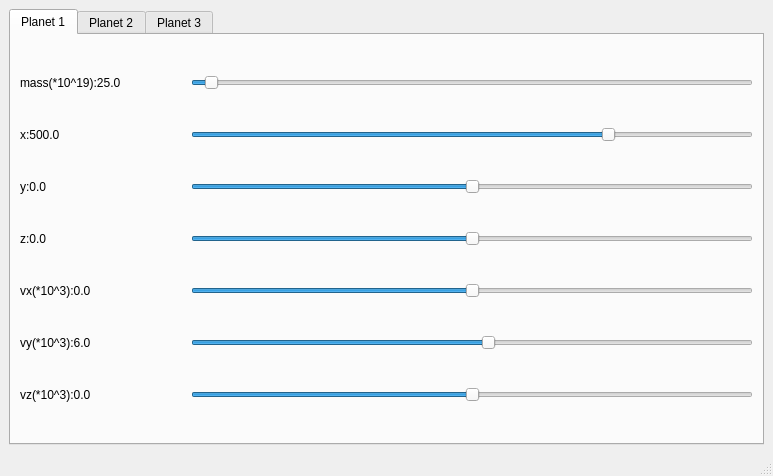
<?xml version="1.0" encoding="UTF-8"?>
<ui version="4.0">
 <class>star_data</class>
 <widget class="QMainWindow" name="star_data">
  <property name="geometry">
   <rect>
    <x>0</x>
    <y>0</y>
    <width>773</width>
    <height>476</height>
   </rect>
  </property>
  <property name="windowTitle">
   <string>Star Data</string>
  </property>
  <widget class="QWidget" name="centralwidget">
   <property name="minimumSize">
    <size>
     <width>773</width>
     <height>451</height>
    </size>
   </property>
   <layout class="QHBoxLayout" name="horizontalLayout">
    <item>
     <widget class="QTabWidget" name="tabWidget">
      <property name="currentIndex">
       <number>0</number>
      </property>
      <widget class="QWidget" name="tab_1">
       <attribute name="title">
        <string>Planet 1</string>
       </attribute>
       <layout class="QGridLayout" name="gridLayout" columnstretch="5,17">
        <item row="2" column="1">
         <widget class="QSlider" name="Slider_y1">
          <property name="minimum">
           <number>-1000</number>
          </property>
          <property name="maximum">
           <number>1000</number>
          </property>
          <property name="orientation">
           <enum>Qt::Horizontal</enum>
          </property>
         </widget>
        </item>
        <item row="5" column="0">
         <widget class="QLabel" name="label_vy1">
          <property name="text">
           <string>vy(*10^3):6.0</string>
          </property>
         </widget>
        </item>
        <item row="6" column="1">
         <widget class="QSlider" name="Slider_vz1">
          <property name="minimum">
           <number>-100</number>
          </property>
          <property name="maximum">
           <number>100</number>
          </property>
          <property name="orientation">
           <enum>Qt::Horizontal</enum>
          </property>
         </widget>
        </item>
        <item row="1" column="1">
         <widget class="QSlider" name="Slider_x1">
          <property name="minimum">
           <number>-1000</number>
          </property>
          <property name="maximum">
           <number>1000</number>
          </property>
          <property name="value">
           <number>500</number>
          </property>
          <property name="orientation">
           <enum>Qt::Horizontal</enum>
          </property>
         </widget>
        </item>
        <item row="5" column="1">
         <widget class="QSlider" name="Slider_vy1">
          <property name="minimum">
           <number>-100</number>
          </property>
          <property name="maximum">
           <number>100</number>
          </property>
          <property name="value">
           <number>6</number>
          </property>
          <property name="orientation">
           <enum>Qt::Horizontal</enum>
          </property>
         </widget>
        </item>
        <item row="1" column="0">
         <widget class="QLabel" name="label_x1">
          <property name="text">
           <string>x:500.0</string>
          </property>
         </widget>
        </item>
        <item row="6" column="0">
         <widget class="QLabel" name="label_vz1">
          <property name="text">
           <string>vz(*10^3):0.0</string>
          </property>
         </widget>
        </item>
        <item row="2" column="0">
         <widget class="QLabel" name="label_y1">
          <property name="text">
           <string>y:0.0</string>
          </property>
         </widget>
        </item>
        <item row="4" column="0">
         <widget class="QLabel" name="label_vx1">
          <property name="text">
           <string>vx(*10^3):0.0</string>
          </property>
         </widget>
        </item>
        <item row="3" column="1">
         <widget class="QSlider" name="Slider_z1">
          <property name="minimum">
           <number>-1000</number>
          </property>
          <property name="maximum">
           <number>1000</number>
          </property>
          <property name="orientation">
           <enum>Qt::Horizontal</enum>
          </property>
         </widget>
        </item>
        <item row="4" column="1">
         <widget class="QSlider" name="Slider_vx1">
          <property name="minimum">
           <number>-100</number>
          </property>
          <property name="maximum">
           <number>100</number>
          </property>
          <property name="value">
           <number>0</number>
          </property>
          <property name="orientation">
           <enum>Qt::Horizontal</enum>
          </property>
         </widget>
        </item>
        <item row="3" column="0">
         <widget class="QLabel" name="label_z1">
          <property name="text">
           <string>z:0.0</string>
          </property>
         </widget>
        </item>
        <item row="0" column="0">
         <widget class="QLabel" name="label_m1">
          <property name="text">
           <string>mass(*10^19):25.0</string>
          </property>
         </widget>
        </item>
        <item row="0" column="1">
         <widget class="QSlider" name="Slider_m1">
          <property name="contextMenuPolicy">
           <enum>Qt::DefaultContextMenu</enum>
          </property>
          <property name="minimum">
           <number>1</number>
          </property>
          <property name="maximum">
           <number>1000</number>
          </property>
          <property name="singleStep">
           <number>1</number>
          </property>
          <property name="value">
           <number>25</number>
          </property>
          <property name="orientation">
           <enum>Qt::Horizontal</enum>
          </property>
         </widget>
        </item>
       </layout>
      </widget>
      <widget class="QWidget" name="tab_2">
       <attribute name="title">
        <string>Planet 2</string>
       </attribute>
       <layout class="QGridLayout" name="gridLayout_2" columnstretch="5,17">
        <item row="4" column="1">
         <widget class="QSlider" name="Slider_vx2">
          <property name="minimum">
           <number>-100</number>
          </property>
          <property name="maximum">
           <number>100</number>
          </property>
          <property name="orientation">
           <enum>Qt::Horizontal</enum>
          </property>
         </widget>
        </item>
        <item row="6" column="1">
         <widget class="QSlider" name="Slider_vz2">
          <property name="minimum">
           <number>-100</number>
          </property>
          <property name="maximum">
           <number>100</number>
          </property>
          <property name="orientation">
           <enum>Qt::Horizontal</enum>
          </property>
         </widget>
        </item>
        <item row="3" column="0">
         <widget class="QLabel" name="label_z2">
          <property name="text">
           <string>z:0.0</string>
          </property>
         </widget>
        </item>
        <item row="6" column="0">
         <widget class="QLabel" name="label_vz2">
          <property name="text">
           <string>vz(*10^3):0.0</string>
          </property>
         </widget>
        </item>
        <item row="5" column="1">
         <widget class="QSlider" name="Slider_vy2">
          <property name="minimum">
           <number>-100</number>
          </property>
          <property name="maximum">
           <number>100</number>
          </property>
          <property name="value">
           <number>-6</number>
          </property>
          <property name="orientation">
           <enum>Qt::Horizontal</enum>
          </property>
         </widget>
        </item>
        <item row="1" column="1">
         <widget class="QSlider" name="Slider_x2">
          <property name="minimum">
           <number>-1000</number>
          </property>
          <property name="maximum">
           <number>1000</number>
          </property>
          <property name="value">
           <number>-500</number>
          </property>
          <property name="orientation">
           <enum>Qt::Horizontal</enum>
          </property>
         </widget>
        </item>
        <item row="4" column="0">
         <widget class="QLabel" name="label_vx2">
          <property name="text">
           <string>vx(*10^3):0.0</string>
          </property>
         </widget>
        </item>
        <item row="3" column="1">
         <widget class="QSlider" name="Slider_z2">
          <property name="minimum">
           <number>-1000</number>
          </property>
          <property name="maximum">
           <number>1000</number>
          </property>
          <property name="orientation">
           <enum>Qt::Horizontal</enum>
          </property>
         </widget>
        </item>
        <item row="2" column="0">
         <widget class="QLabel" name="label_y2">
          <property name="text">
           <string>y:0.0</string>
          </property>
         </widget>
        </item>
        <item row="1" column="0">
         <widget class="QLabel" name="label_x2">
          <property name="text">
           <string>x:-500.0</string>
          </property>
         </widget>
        </item>
        <item row="2" column="1">
         <widget class="QSlider" name="Slider_y2">
          <property name="minimum">
           <number>-1000</number>
          </property>
          <property name="maximum">
           <number>1000</number>
          </property>
          <property name="orientation">
           <enum>Qt::Horizontal</enum>
          </property>
         </widget>
        </item>
        <item row="5" column="0">
         <widget class="QLabel" name="label_vy2">
          <property name="text">
           <string>vy(*10^3):-6.0</string>
          </property>
         </widget>
        </item>
        <item row="0" column="0">
         <widget class="QLabel" name="label_m2">
          <property name="text">
           <string>mass(*10^19):25.0</string>
          </property>
         </widget>
        </item>
        <item row="0" column="1">
         <widget class="QSlider" name="Slider_m2">
          <property name="minimum">
           <number>1</number>
          </property>
          <property name="maximum">
           <number>1000</number>
          </property>
          <property name="value">
           <number>25</number>
          </property>
          <property name="orientation">
           <enum>Qt::Horizontal</enum>
          </property>
         </widget>
        </item>
       </layout>
      </widget>
      <widget class="QWidget" name="tab_3">
       <attribute name="title">
        <string>Planet 3</string>
       </attribute>
       <layout class="QGridLayout" name="gridLayout_3" columnstretch="5,17">
        <item row="3" column="1">
         <widget class="QSlider" name="Slider_y3">
          <property name="minimum">
           <number>-1000</number>
          </property>
          <property name="maximum">
           <number>1000</number>
          </property>
          <property name="orientation">
           <enum>Qt::Horizontal</enum>
          </property>
         </widget>
        </item>
        <item row="1" column="1">
         <widget class="QSlider" name="Slider_m3">
          <property name="minimum">
           <number>1</number>
          </property>
          <property name="maximum">
           <number>1000</number>
          </property>
          <property name="value">
           <number>25</number>
          </property>
          <property name="orientation">
           <enum>Qt::Horizontal</enum>
          </property>
         </widget>
        </item>
        <item row="6" column="1">
         <widget class="QSlider" name="Slider_vy3">
          <property name="minimum">
           <number>-100</number>
          </property>
          <property name="maximum">
           <number>100</number>
          </property>
          <property name="orientation">
           <enum>Qt::Horizontal</enum>
          </property>
         </widget>
        </item>
        <item row="2" column="1">
         <widget class="QSlider" name="Slider_x3">
          <property name="minimum">
           <number>-1000</number>
          </property>
          <property name="maximum">
           <number>1000</number>
          </property>
          <property name="orientation">
           <enum>Qt::Horizontal</enum>
          </property>
         </widget>
        </item>
        <item row="4" column="1">
         <widget class="QSlider" name="Slider_z3">
          <property name="minimum">
           <number>-1000</number>
          </property>
          <property name="maximum">
           <number>1000</number>
          </property>
          <property name="orientation">
           <enum>Qt::Horizontal</enum>
          </property>
         </widget>
        </item>
        <item row="5" column="1">
         <widget class="QSlider" name="Slider_vx3">
          <property name="minimum">
           <number>-100</number>
          </property>
          <property name="maximum">
           <number>100</number>
          </property>
          <property name="orientation">
           <enum>Qt::Horizontal</enum>
          </property>
         </widget>
        </item>
        <item row="1" column="0">
         <widget class="QLabel" name="label_m3">
          <property name="text">
           <string>mass(*10^19):25.0</string>
          </property>
         </widget>
        </item>
        <item row="7" column="1">
         <widget class="QSlider" name="Slider_vz3">
          <property name="minimum">
           <number>-100</number>
          </property>
          <property name="maximum">
           <number>100</number>
          </property>
          <property name="orientation">
           <enum>Qt::Horizontal</enum>
          </property>
         </widget>
        </item>
        <item row="2" column="0">
         <widget class="QLabel" name="label_x3">
          <property name="text">
           <string>x:0.0</string>
          </property>
         </widget>
        </item>
        <item row="3" column="0">
         <widget class="QLabel" name="label_y3">
          <property name="text">
           <string>y:0.0</string>
          </property>
         </widget>
        </item>
        <item row="4" column="0">
         <widget class="QLabel" name="label_z3">
          <property name="text">
           <string>z:0.0</string>
          </property>
         </widget>
        </item>
        <item row="5" column="0">
         <widget class="QLabel" name="label_vx3">
          <property name="text">
           <string>vx(*10^3):0.0</string>
          </property>
         </widget>
        </item>
        <item row="6" column="0">
         <widget class="QLabel" name="label_vy3">
          <property name="text">
           <string>vy(*10^3):0.0</string>
          </property>
         </widget>
        </item>
        <item row="7" column="0">
         <widget class="QLabel" name="label_vz3">
          <property name="text">
           <string>vz(*10^3):0.0</string>
          </property>
         </widget>
        </item>
       </layout>
      </widget>
     </widget>
    </item>
   </layout>
  </widget>
  <widget class="QStatusBar" name="statusbar"/>
 </widget>
 <tabstops>
  <tabstop>Slider_m1</tabstop>
  <tabstop>Slider_x1</tabstop>
  <tabstop>Slider_y1</tabstop>
  <tabstop>Slider_z1</tabstop>
  <tabstop>Slider_vx1</tabstop>
  <tabstop>Slider_vy1</tabstop>
  <tabstop>Slider_vz1</tabstop>
  <tabstop>Slider_m2</tabstop>
  <tabstop>Slider_x2</tabstop>
  <tabstop>Slider_y2</tabstop>
  <tabstop>Slider_z2</tabstop>
  <tabstop>Slider_vx2</tabstop>
  <tabstop>Slider_vy2</tabstop>
  <tabstop>Slider_vz2</tabstop>
  <tabstop>Slider_m3</tabstop>
  <tabstop>Slider_x3</tabstop>
  <tabstop>Slider_y3</tabstop>
  <tabstop>Slider_z3</tabstop>
  <tabstop>Slider_vx3</tabstop>
  <tabstop>Slider_vy3</tabstop>
  <tabstop>Slider_vz3</tabstop>
  <tabstop>tabWidget</tabstop>
 </tabstops>
 <resources/>
 <connections/>
</ui>
